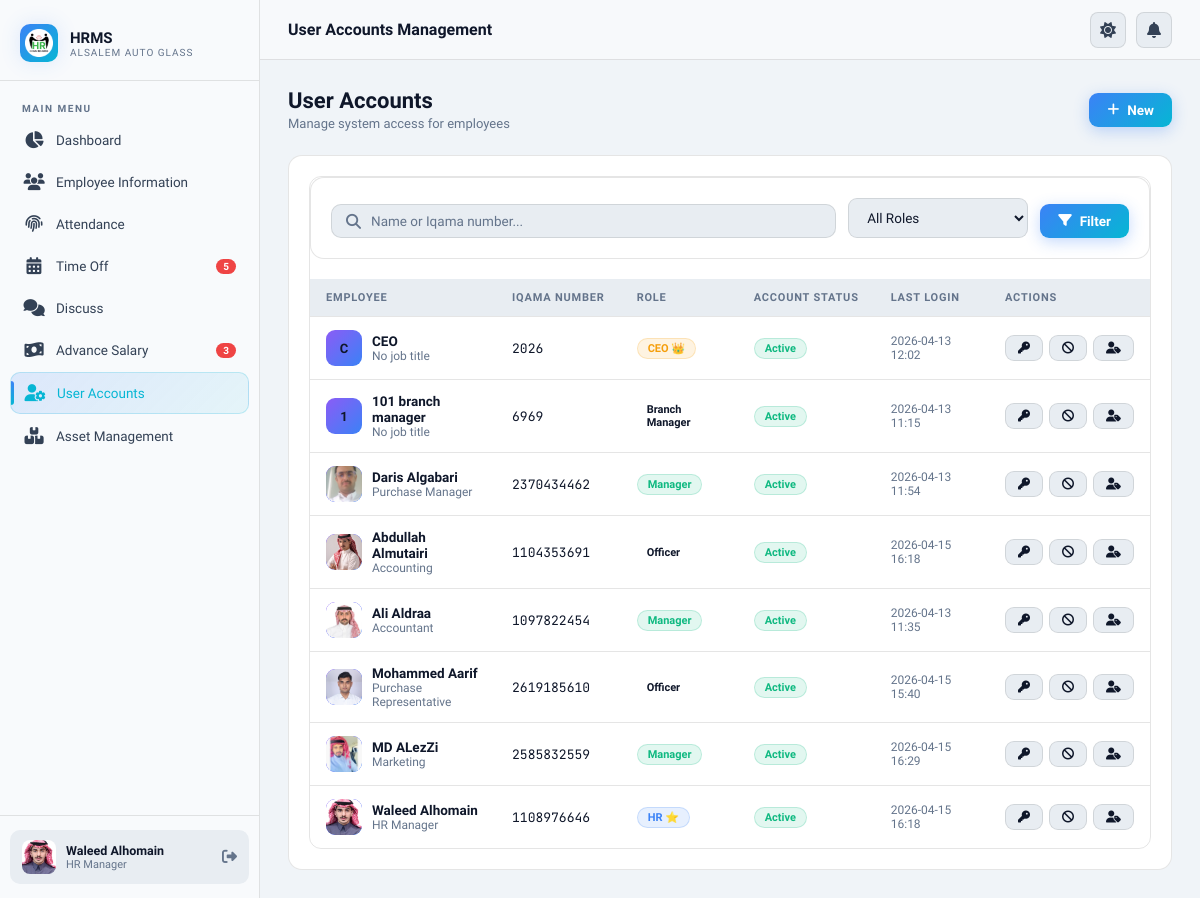
Page /users/ (signed in) on the earlier database version.
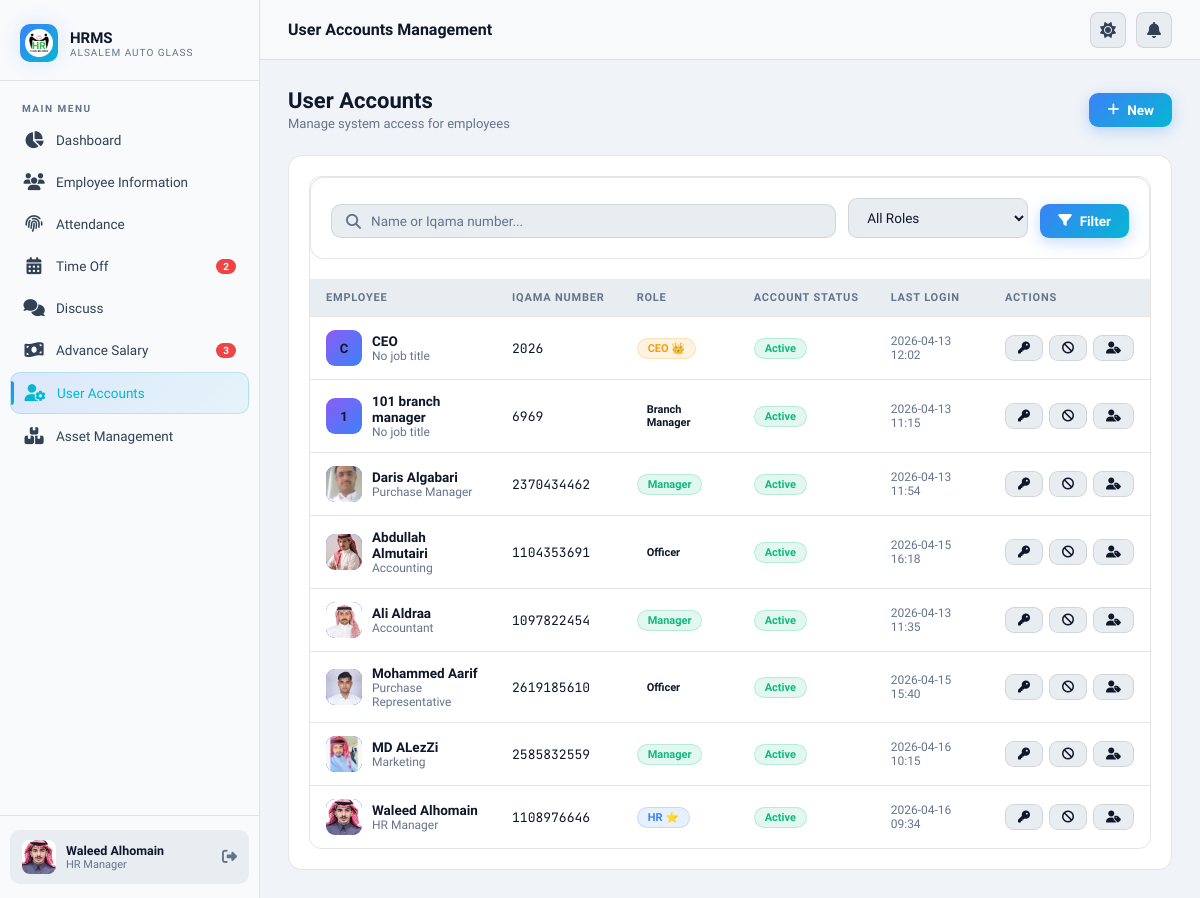
Same page on the later database version.
### core/models.py (models this page shows, shortened)
class Employee(AbstractBaseUser, PermissionsMixin):
    ROLE_CHOICES = [
        ("ceo", "CEO 👑"),
        ("hr", "HR ⭐ "),
        ("manager", "Manager"),
        ("branch_manager", "Branch Manager"),
        ("officer", "Officer"),
        ("employee", "Employee"),
    ]
    ADVANCE_ROLE_CHOICES = [
        ("top_manager", "Top Manager"),
        ("accountant", "Accountant"),
        ("sub_accountant", "Sub Accountant"),
        ("bank_user", "Bank User"),
    ]
    advance_role = models.CharField(
        max_length=20,
        choices=ADVANCE_ROLE_CHOICES,
        blank=True,
        default="",
    )
    iqama_number = models.CharField(
        max_length=20,
        unique=True,
        validators=[RegexValidator(r"^\d+$", "Only numbers allowed")],
    )
    is_active = models.BooleanField(default=True)
    is_staff = models.BooleanField(default=False)
    date_joined = models.DateTimeField(default=timezone.now)
    full_name = models.CharField(max_length=200)
    role = models.CharField(max_length=20, choices=ROLE_CHOICES, default="employee")
    nationality = models.CharField(max_length=100, blank=True)
    date_of_birth = models.DateField(null=True, blank=True)
    place_of_birth = models.CharField(max_length=100, blank=True)
    gender = models.CharField(
        max_length=10, choices=[("male", "Male"), ("female", "Female")], blank=True
    )
    marital_status = models.CharField(
        max_length=20,
        choices=[
            ("single", "Single"),
            ("married", "Married"),
            ("divorced", "Divorced"),
            ("widowed", "Widowed"),
        ],
        blank=True,
    )
    number_of_dependents = models.IntegerField(default=0)
    religion = models.CharField(
        max_length=50,
        choices=[
            ("islam", "Islam"),
            ("christianity", "Christianity"),
            ("hinduism", "Hinduism"),
            ("buddhism", "Buddhism"),
            ("sikhism", "Sikhism"),
            ("judaism", "Judaism"),
            ("other", "Other"),
        ],
        blank=True,
    )
    personal_photo = models.ImageField(upload_to="photos/", null=True, blank=True)
    passport_number = models.CharField(max_length=50, blank=True)
    passport_expiry = models.DateField(null=True, blank=True)
    mobile_number = models.CharField(max_length=20, blank=True)
    alt_mobile_number = models.CharField(max_length=20, blank=True)
    email = models.EmailField(blank=True)
    current_address = models.TextField(blank=True)
    city = models.CharField(max_length=100, blank=True)
    country = CountryField(default="SA", blank=True)
    emergency_contact_name = models.CharField(max_length=200, blank=True)
    emergency_relationship = models.CharField(
        max_length=100,
        choices=[
            ("spouse", "Spouse"),
            ("parent", "Parent"),
            ("child", "Child"),
            ("sibling", "Sibling"),
            ("friend", "Friend"),
            ("other", "Other"),
        ],
        blank=True,
    )
    emergency_contact_number = models.CharField(max_length=20, blank=True)
    social_insurance_number = models.CharField(max_length=50, blank=True)
    bank_account_iban = models.CharField(max_length=50, blank=True)
    bank_name = models.CharField(
        max_length=50,
        choices=[
            ("alrajhi", "Al Rajhi Bank"),
            ("alinma", "Alinma Bank"),
            ("riyad", "Riyad Bank"),
            ("snb", "Saudi National Bank (SNB)"),
            ("sabb", "SABB (Saudi British Bank)"),
            ("albilad", "Bank Albilad"),
            ("aljazira", "Bank Aljazira"),
            ("arab_national", "Arab National Bank"),
            ("gulf_international", "Gulf International Bank"),
            ("saudi_investment", "The Saudi Investment Bank"),
            ("emirates_nbd", "Emirates NBD"),
            ("bank_muscat", "Bank Muscat"),
            ("other", "Other"),
        ],
        blank=True,
    )
    iqama_expiry_date = models.DateField(null=True, blank=True)
    profession_per_iqama = models.CharField(max_length=200, blank=True)
    employee_id = models.CharField(max_length=50, unique=True, blank=True, null=True)
    zkteco_uid = models.CharField(
        max_length=20,
        blank=True,
        null=True,
        help_text="Numeric User ID assigned by the ZKTeco device (shown in device logs)",
    )
    job_title = models.CharField(max_length=200, blank=True)
    department = models.ForeignKey(
        Department, null=True, blank=True, on_delete=models.SET_NULL
    )
    branch = models.CharField(max_length=200, blank=True)
    hiring_date = models.DateField(null=True, blank=True)
    contract_type = models.CharField(
        max_length=20,
        choices=[
            ("full_time", "Full-time"),
            ("part_time", "Part-time"),
            ("temporary", "Temporary"),
        ],
        blank=True,
    )
    contract_duration = models.CharField(max_length=100, blank=True)
    contract_start = models.DateField(null=True, blank=True)
    contract_end = models.DateField(null=True, blank=True)
    probation_period = models.IntegerField(default=90)
    direct_manager = models.ForeignKey(
        "self",
        null=True,
        blank=True,
        on_delete=models.SET_NULL,
        related_name="subordinates",
    )
    work_location = models.CharField(
        max_length=20,
        choices=[
            ("office", "Office"),
            ("branch", "Branch"),
            ("warehouse", "Warehouse"),
        ],
        blank=True,
    )
    employment_status = models.CharField(
        max_length=20,
        choices=[
            ("active", "Active"),
            ("suspended", "Suspended"),
            ("terminated", "Terminated"),
        ],
        default="active",
    )
    reason_for_termination = models.TextField(blank=True)
    working_days = models.CharField(max_length=200, blank=True)
    working_hours = models.DecimalField(max_digits=4, decimal_places=1, default=8)
    work_system = models.CharField(
        max_length=20,
        choices=[("fixed", "Fixed"), ("shifts", "Shifts")],
        default="fixed",
    )
    work_start_time = models.TimeField(null=True, blank=True)
    work_end_time = models.TimeField(null=True, blank=True)
    lunch_break_minutes = models.IntegerField(default=60)
    weekly_off_days = models.CharField(
        max_length=100, blank=True, default="Friday,Saturday"
    )
    job_description = models.TextField(blank=True)
    basic_salary = models.DecimalField(max_digits=10, decimal_places=2, default=0)
    housing_allowance = models.DecimalField(max_digits=10, decimal_places=2, default=0)
    proficiency_allowance = models.DecimalField(
        max_digits=10, decimal_places=2, default=0
    )
    other_allowances = models.DecimalField(max_digits=10, decimal_places=2, default=0)
    salary_payment_method = models.CharField(
        max_length=20,
        choices=[("bank", "Bank Transfer"), ("cash", "Cash")],
        default="bank",
    )
    salary_payment_date = models.IntegerField(default=1)
    objects = EmployeeManager()
    USERNAME_FIELD = "iqama_number"
    REQUIRED_FIELDS = ["full_name"]
    @property
    def is_hr(self):
        return self.role == "hr" or self.is_superuser or self.is_staff

### core/views.py (the view)
# urls.py: path("users/", views.user_accounts, name="user_accounts"),
@login_required
@hr_required
def user_accounts(request):
    employees = Employee.objects.all().order_by("-date_joined")
    q = request.GET.get("q", "").strip()
    role_filter = request.GET.get("role", "").strip()
    if q:
        employees = employees.filter(
            Q(full_name__icontains=q) | Q(iqama_number__icontains=q)
        )
    if role_filter:
        employees = employees.filter(role=role_filter)
    employees_without_account = Employee.objects.filter(is_active=True)
    return render(request, "user_accounts.html", {
        "employees": employees,
        "employees_without_account": employees_without_account,
        "q": q,
        "role_filter": role_filter,
    })

### core/context_processors.py (called while the page is built)
def notification_counts(request):
    if request.user.is_authenticated:
        return {
            "pending_count": TimeOffRequest.objects.filter(status="pending").count(),
            "unread_count": Message.objects.filter(
                receiver=request.user, is_read=False
            ).count(),
            "pending_advance_count": (
                AdvanceSalaryRequest.objects.filter(status="pending").count()
                if request.user.is_hr
                else 0
            ),
        }
    return {
        "pending_count": 0,
        "unread_count": 0,
        "pending_advance_count": 0,
    }

### templates/user_accounts.html (shortened to what this page needs)
{% extends 'base.html' %}
{% block page_title %}User Accounts Management{% endblock %}
{% block content %}
<div class="page-header">
  <div>
    <div class="page-title">User Accounts</div>
    <div class="page-subtitle">Manage system access for employees</div>
  </div>
  <button class="btn btn-primary" onclick="openCreateModal()">
    <i class="fa-solid fa-plus"></i> New
  </button>
</div>
<div class="card animate-fade-up">
  <div class="table-wrapper"  style="max-height: 700px; overflow-y: auto;">
    <div class="card" style="margin-bottom:20px;">
  <form method="get" style="display:flex;gap:12px;flex-wrap:wrap;align-items:flex-end;">
    <div style="flex:1;min-width:200px;">
      <div class="search-bar" style="position:relative;">
        <i class="fa-solid fa-search search-icon"></i>
        <input
          type="text"
          name="q"
          id="searchInput"
          value="{{ q }}"
          placeholder="Name or Iqama number..."
        >
      </div>
    </div>
    <div style="min-width:180px;">
      <select name="role">
        <option value="">All Roles</option>
      </select>
    </div>
    <button type="submit" class="btn btn-primary">
      <i class="fa-solid fa-filter"></i> Filter
    </button>
  </form>
</div>
    <table class="table">
      <thead style="position: sticky; top: 0;">
        <tr>
          <th>Employee</th>
          <th>Iqama Number</th>
          <th>Role</th>
          <th>Account Status</th>
          <th>Last Login</th>
          <th>Actions</th>
        </tr>
      </thead>
      <tbody>
        {% for emp in employees %}
        <tr>
          <td>
            <div style="display:flex;align-items:center;gap:10px;">
              <div class="emp-avatar">
                {% if emp.personal_photo %}<img src="{{ emp.personal_photo.url }}" alt="">{% else %}{{ emp.full_name|first|upper }}{% endif %}
              </div>
              <div>
                <div style="font-weight:600;font-size:13.5px;">{{ emp.full_name }}</div>
                <div style="font-size:12px;color:var(--text3);">{{ emp.job_title|default:"No job title" }}</div>
              </div>
            </div>
          </td>
          <td style="font-family:'JetBrains Mono',monospace;font-size:13px;">{{ emp.iqama_number }}</td>
          <td>
  <span class="badge badge-{% if emp.role == 'ceo' %}warning{% elif emp.role == 'hr' %}info{% elif emp.role == 'manager' %}success{% elif emp.role == 'branch_manager' %}primary{% elif emp.role == 'officer' %}secondary{% else %}light{% endif %}">
    {{ emp.get_role_display }}
  </span>
</td>
          <td>
            <span class="badge badge-{% if emp.is_active %}success{% else %}danger{% endif %}">
              {% if emp.is_active %}Active{% else %}Inactive{% endif %}
            </span>
          </td>
          <td style="font-size:12px;color:var(--text3);">{{ emp.last_login|date:"Y-m-d H:i"|default:"Never" }}</td>
          <td>
            <div style="display:flex;gap:6px;">
              <button onclick="openResetModal('{{ emp.pk }}', '{{ emp.full_name }}')" class="btn btn-secondary btn-sm" title="Reset Password">
                <i class="fa-solid fa-key"></i>
              </button>
              <button onclick="toggleUserStatus('{{ emp.pk }}', '{{ emp.is_active }}')" class="btn btn-secondary btn-sm" title="{% if emp.is_active %}Deactivate{% else %}Activate{% endif %}">
                <i class="fa-solid fa-{% if emp.is_active %}ban{% else %}check-circle{% endif %}"></i>
              </button>
              <button onclick="changeRole('{{ emp.pk }}', '{{ emp.role }}')" class="btn btn-secondary btn-sm" title="Change Role">
                <i class="fa-solid fa-user-tag"></i>
              </button>
            </div>
          </td>
        </tr>
        {% endfor %}
      </tbody>
    </table>
  </div>
</div>
{% endblock %}

### templates/base.html (shortened to what the changed rows need)
{% load static %}
<!DOCTYPE html>
<html lang="en">
<head>
  <link rel="stylesheet" href="{% static 'css/main.css' %}">
  <link rel="stylesheet" href="https://cdnjs.cloudflare.com/ajax/libs/font-awesome/6.5.0/css/all.min.css">
</head>
<body>
  <div class="app-wrapper">
    <aside class="sidebar" id="sidebar">
      <nav class="sidebar-nav">
        <a href="{% url 'timeoff_list' %}"
          class="nav-item {% if 'timeoff' in request.resolver_match.url_name %}active{% endif %}">
          <span class="nav-icon"><i class="fa-solid fa-calendar-days"></i></span>
          Time Off
          {% if pending_count %}<span class="nav-badge">{{ pending_count }}</span>{% endif %}
        </a>
      </nav>
      <div class="sidebar-footer">
        <div class="user-card">
          <div class="user-avatar">
            {% if request.user.personal_photo %}
            <img src="{{ request.user.personal_photo.url }}" alt="">
            {% else %}
            {{ request.user.full_name|first|upper }}
            {% endif %}
          </div>
          <div>
            <div class="user-name">{{ request.user.full_name|truncatechars:20 }}</div>
            <div class="user-role">{{ request.user.job_title|default:"Employee"|truncatechars:22 }}</div>
          </div>
        </div>
      </div>
    </aside>
    <div class="main-content">
      <main class="page-content">
        {% block content %}{% endblock %}
      </main>
    </div>
  </div>
  <link href="https://cdn.jsdelivr.net/npm/select2@4.1.0-rc.0/dist/css/select2.min.css" rel="stylesheet" />
</body>
</html>

Differences in the rows shown:
changed Employee "Waleed Alhomain": last_login "2026-04-15 16:18" → "2026-04-16 09:34"
changed Employee "MD ALezZi": last_login "2026-04-15 16:29" → "2026-04-16 10:15"
Other differences:
{{ pending_count }}: "5" → "2"
